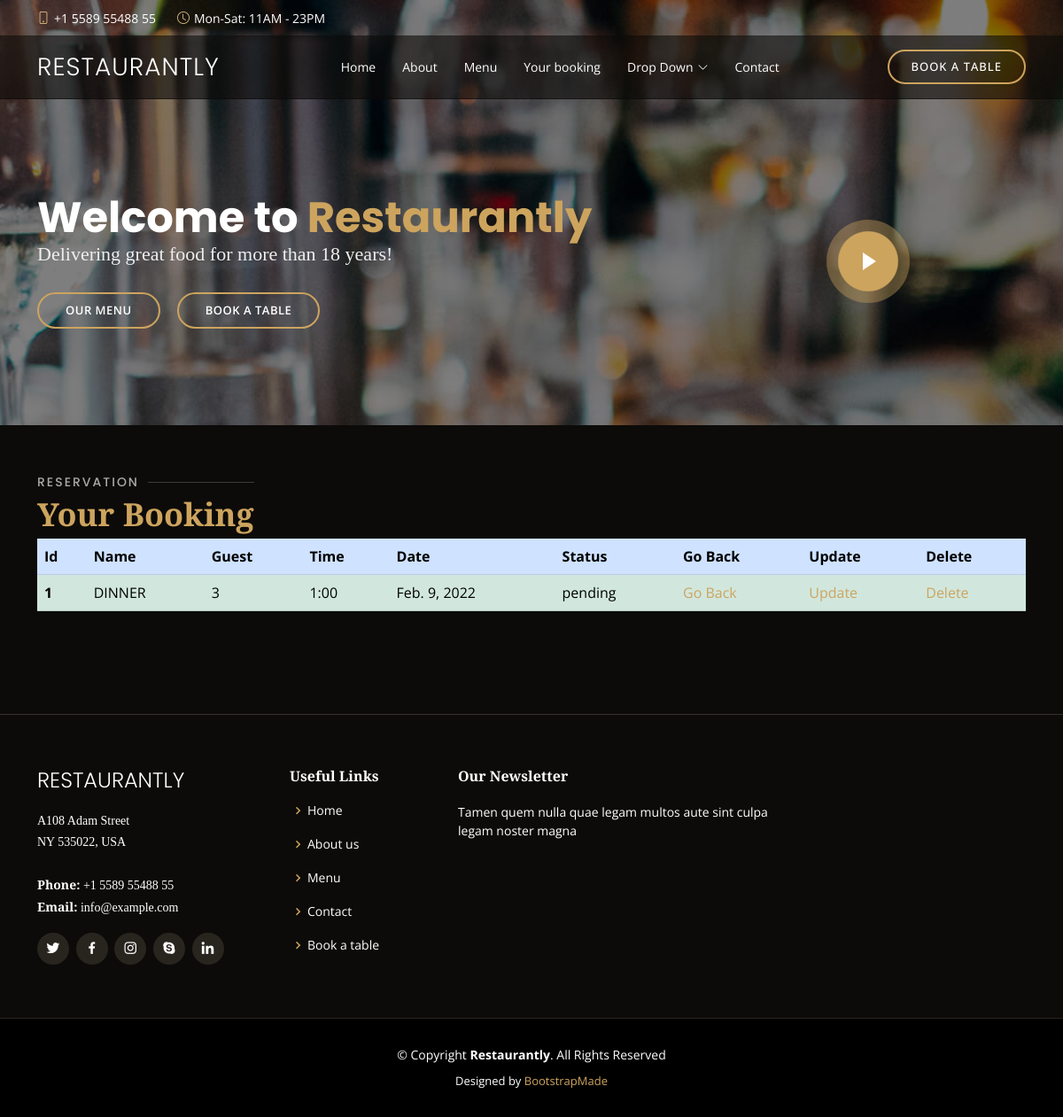
Page /reserve_table/1/ on the committed database.
### reservation/models.py (models this page shows, shortened)
class Reservation(models.Model):
    STATUS = (("pending", "pending"),
                      ("confirmed", "confirmed"),
                      ("rejected", "rejected"),
                      ("expired", "expired"))
    customer = models.ForeignKey(Customer, on_delete=models.SET_NULL, related_name="customer", null=True)
    guests_choices = ((1, "1 person"), (2, "2 people"),
                      (3, "3 people"), (4, "4 people"))
    persons = models.IntegerField(choices=guests_choices, default=1)
    date = models.DateField()
    time = models.CharField(max_length=10, default='12:00')
    table = models.ForeignKey(Table, on_delete=models.SET_NULL, related_name="table_booked",null=True)
    status = models.CharField(max_length=200, null=True, choices=STATUS)
    name = models.CharField(max_length=50, null=True)
    email = models.EmailField(default='')
    phone = models.CharField(max_length=20, null=True)

class Customer(models.Model):
    name = models.CharField(max_length=50, null=True)
    email = models.EmailField(default='')
    phone = models.CharField(max_length=20, null=True)
    def __str__(self):
        return self.name

### reservation/views.py (the view)
# urls.py: path('<str:pk>/', views.customer_table, name='customer_table'),
def customer_table(request, pk):
    pp = Reservation.objects.filter(id=pk)
    context = {
        'pp' : pp,
        }
    return render(request, 'Reservation/view_reservation.html', context)

### reservation/templates/Reservation/view_reservation.html
{% extends 'base.html' %}
{% load static %}
{% block body %}
 <section id="book-a-table" class="book-a-table">
    <div class="container" data-aos="fade-up">
      <div class="section-title">
        <h2>Reservation</h2>
        <p>Your Booking</p>
        <table class="table">
            <tr class="table-primary">
              <th scope="col">Id</th>
              <th scope="col">Name</th>
              <th scope="col">Guest</th>
              <th scope="col">Time</th>
              <th scope="col">Date</th>
              <th scope="col">Status</th>
              <th scope="col">Go Back</th>
              <th scope="col">Update</th>
              <th scope="col">Delete</th>
            </tr>
            {% for res in pp %}
            <tr class="table-success">
              <th scope="row">{{res.id}}</th>
              <td>{{res.customer}}</td>
              <td>{{res.persons}}</td>
              <td>{{res.time}}</td>
              <td>{{res.date}}</td>
              <td>{{res.status}}</td>
              <td><a href="{% url 'reservation:reserve_table' %}">Go Back</a></td>
              <td><a href="{% url 'reservation:update_order' res.id%}">Update</a></td>
              <td><a href="{% url 'reservation:delete_order' res.id%}">Delete</a></td>
            </tr>
            {% endfor %}
        </table>
      </div>
    </div>
  </section>
{% endblock body %}

### static/css/style.css (style rules this page uses)
body { font-family: "Open Sans", sans-serif; background: #0c0b09; color: #fff; }
a { color: #cda45e; text-decoration: none; }
h1, h2, h3, h4, h5, h6 { font-family: "Playfair Display", serif; }
section { padding: 60px 0; overflow: hidden; }
.section-title { padding-bottom: 40px; }
.section-title h2 { font-size: 14px; font-weight: 500; padding: 0; line-height: 1px; margin: 0 0 5px 0; letter-spacing: 2px; text-transform: uppercase; color: #aaaaaa; font-family: "Poppins", sans-serif; }
.section-title h2::after { content: ""; width: 120px; height: 1px; display: inline-block; background: rgba(255, 255, 255, 0.2); margin: 4px 10px; }
.section-title p { margin: 0; margin: 0; font-size: 36px; font-weight: 700; font-family: "Playfair Display", serif; color: #cda45e; }

### rows in the picture
Reservation: id "1", customer "DINNER", persons "3", time "1:00", date "Feb. 9, 2022", status "pending"
